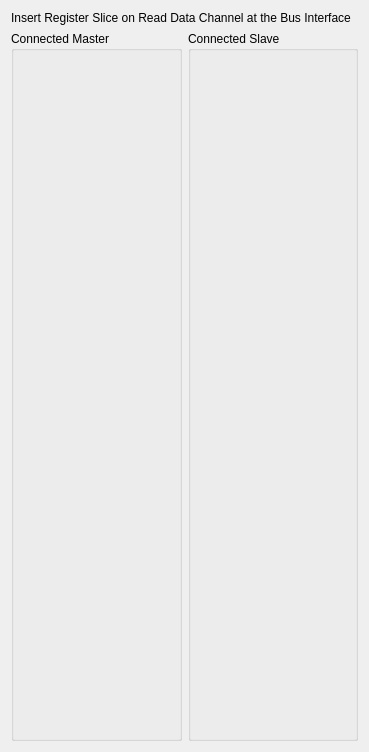
                 <widget class="QWidget" name="scrollAreaWidgetContents_4">
                  <property name="geometry">
                   <rect>
                    <x>0</x>
                    <y>0</y>
                    <width>369</width>
                    <height>752</height>
                   </rect>
                  </property>
                  <layout class="QVBoxLayout" name="verticalLayout_33">
                   <item>
                    <widget class="QLabel" name="label_6">
                     <property name="text">
                      <string>Insert Register Slice on Read Data Channel at the Bus Interface  </string>
                     </property>
                    </widget>
                   </item>
                   <item>
                    <layout class="QHBoxLayout" name="horizontalLayout_7">
                     <item>
                      <widget class="QGroupBox" name="groupBox_10">
                       <property name="title">
                        <string>Connected Master</string>
                       </property>
                       <layout class="QVBoxLayout" name="verticalLayout_11">
                        <item>
                         <widget class="MdtGui::LabeledCombobox" name="C_M_AXI_R_REGISTER_1"/>
                        </item>
                        <item>
                         <widget class="MdtGui::LabeledCombobox" name="C_M_AXI_R_REGISTER_2">
                          <property name="Hidden">
                           <bool>true</bool>
                          </property>
                         </widget>
                        </item>
                        <item>
                         <widget class="MdtGui::LabeledCombobox" name="C_M_AXI_R_REGISTER_3">
                          <property name="Hidden">
                           <bool>true</bool>
                          </property>
                         </widget>
                        </item>
                        <item>
                         <widget class="MdtGui::LabeledCombobox" name="C_M_AXI_R_REGISTER_4">
                          <property name="Hidden">
                           <bool>true</bool>
                          </property>
                         </widget>
                        </item>
                        <item>
                         <widget class="MdtGui::LabeledCombobox" name="C_M_AXI_R_REGISTER_5">
                          <property name="Hidden">
                           <bool>true</bool>
                          </property>
                         </widget>
                        </item>
                        <item>
                         <widget class="MdtGui::LabeledCombobox" name="C_M_AXI_R_REGISTER_6">
                          <property name="Hidden">
                           <bool>true</bool>
                          </property>
                         </widget>
                        </item>
                        <item>
                         <widget class="MdtGui::LabeledCombobox" name="C_M_AXI_R_REGISTER_7">
                          <property name="Hidden">
                           <bool>true</bool>
                          </property>
                         </widget>
                        </item>
                        <item>
                         <widget class="MdtGui::LabeledCombobox" name="C_M_AXI_R_REGISTER_8">
                          <property name="Hidden">
                           <bool>true</bool>
                          </property>
                         </widget>
                        </item>
                        <item>
                         <widget class="MdtGui::LabeledCombobox" name="C_M_AXI_R_REGISTER_9">
                          <property name="Hidden">
                           <bool>true</bool>
                          </property>
                         </widget>
                        </item>
                        <item>
                         <widget class="MdtGui::LabeledCombobox" name="C_M_AXI_R_REGISTER_10">
                          <property name="Hidden">
                           <bool>true</bool>
                          </property>
                         </widget>
                        </item>
                        <item>
                         <widget class="MdtGui::LabeledCombobox" name="C_M_AXI_R_REGISTER_11">
                          <property name="Hidden">
                           <bool>true</bool>
                          </property>
                         </widget>
                        </item>
                        <item>
                         <widget class="MdtGui::LabeledCombobox" name="C_M_AXI_R_REGISTER_12">
                          <property name="Hidden">
                           <bool>true</bool>
                          </property>
                         </widget>
                        </item>
                        <item>
                         <widget class="MdtGui::LabeledCombobox" name="C_M_AXI_R_REGISTER_13">
                          <property name="Hidden">
                           <bool>true</bool>
                          </property>
                         </widget>
                        </item>
                        <item>
                         <widget class="MdtGui::LabeledCombobox" name="C_M_AXI_R_REGISTER_14">
                          <property name="Hidden">
                           <bool>true</bool>
                          </property>
                         </widget>
                        </item>
                        <item>
                         <widget class="MdtGui::LabeledCombobox" name="C_M_AXI_R_REGISTER_15">
                          <property name="Hidden">
                           <bool>true</bool>
                          </property>
                         </widget>
                        </item>
                        <item>
                         <widget class="MdtGui::LabeledCombobox" name="C_M_AXI_R_REGISTER_16">
                          <property name="Hidden">
                           <bool>true</bool>
                          </property>
                         </widget>
                        </item>
                        <item>
                         <spacer name="verticalSpacer_6">
                          <property name="orientation">
                           <enum>Qt::Vertical</enum>
                          </property>
                          <property name="sizeHint" stdset="0">
                           <size>
                            <width>20</width>
                            <height>62</height>
                           </size>
                          </property>
                         </spacer>
                        </item>
                       </layout>
                      </widget>
                     </item>
                     <item>
                      <widget class="QGroupBox" name="groupBox_11">
                       <property name="title">
                        <string>Connected Slave</string>
                       </property>
                       <layout class="QVBoxLayout" name="verticalLayout_7">
                        <item>
                         <widget class="MdtGui::LabeledCombobox" name="C_S_AXI_R_REGISTER_1">
                          <property name="Hidden">
                           <bool>true</bool>
                          </property>
                         </widget>
                        </item>
                        <item>
                         <widget class="MdtGui::LabeledCombobox" name="C_S_AXI_R_REGISTER_2">
                          <property name="Hidden">
                           <bool>true</bool>
                          </property>
                         </widget>
                        </item>
                        <item>
                         <widget class="MdtGui::LabeledCombobox" name="C_S_AXI_R_REGISTER_3">
                          <property name="Hidden">
                           <bool>true</bool>
                          </property>
                         </widget>
                        </item>
                        <item>
                         <widget class="MdtGui::LabeledCombobox" name="C_S_AXI_R_REGISTER_4">
                          <property name="Hidden">
                           <bool>true</bool>
                          </property>
                         </widget>
                        </item>
                        <item>
                         <widget class="MdtGui::LabeledCombobox" name="C_S_AXI_R_REGISTER_5">
                          <property name="Hidden">
                           <bool>true</bool>
                          </property>
                         </widget>
                        </item>
                        <item>
                         <widget class="MdtGui::LabeledCombobox" name="C_S_AXI_R_REGISTER_6">
                          <property name="Hidden">
                           <bool>true</bool>
                          </property>
                         </widget>
                        </item>
                        <item>
                         <widget class="MdtGui::LabeledCombobox" name="C_S_AXI_R_REGISTER_7">
                          <property name="Hidden">
                           <bool>true</bool>
                          </property>
                         </widget>
                        </item>
                        <item>
                         <widget class="MdtGui::LabeledCombobox" name="C_S_AXI_R_REGISTER_8">
                          <property name="Hidden">
                           <bool>true</bool>
                          </property>
                         </widget>
                        </item>
                        <item>
                         <widget class="MdtGui::LabeledCombobox" name="C_S_AXI_R_REGISTER_9">
                          <property name="Hidden">
                           <bool>true</bool>
                          </property>
                         </widget>
                        </item>
                        <item>
                         <widget class="MdtGui::LabeledCombobox" name="C_S_AXI_R_REGISTER_10">
                          <property name="Hidden">
                           <bool>true</bool>
                          </property>
                         </widget>
                        </item>
                        <item>
                         <widget class="MdtGui::LabeledCombobox" name="C_S_AXI_R_REGISTER_11">
                          <property name="Hidden">
                           <bool>true</bool>
                          </property>
                         </widget>
                        </item>
                        <item>
                         <widget class="MdtGui::LabeledCombobox" name="C_S_AXI_R_REGISTER_12">
                          <property name="Hidden">
                           <bool>true</bool>
                          </property>
                         </widget>
                        </item>
                        <item>
                         <widget class="MdtGui::LabeledCombobox" name="C_S_AXI_R_REGISTER_13">
                          <property name="Hidden">
                           <bool>true</bool>
                          </property>
                         </widget>
                        </item>
                        <item>
                         <widget class="MdtGui::LabeledCombobox" name="C_S_AXI_R_REGISTER_14">
                          <property name="Hidden">
                           <bool>true</bool>
                          </property>
                         </widget>
                        </item>
                        <item>
                         <widget class="MdtGui::LabeledCombobox" name="C_S_AXI_R_REGISTER_15">
                          <property name="Hidden">
                           <bool>true</bool>
                          </property>
                         </widget>
                        </item>
                        <item>
                         <widget class="MdtGui::LabeledCombobox" name="C_S_AXI_R_REGISTER_16">
                          <property name="Hidden">
                           <bool>true</bool>
                          </property>
                         </widget>
                        </item>
                        <item>
                         <spacer name="verticalSpacer_7">
                          <property name="orientation">
                           <enum>Qt::Vertical</enum>
                          </property>
                          <property name="sizeHint" stdset="0">
                           <size>
                            <width>20</width>
                            <height>62</height>
                           </size>
                          </property>
                         </spacer>
                        </item>
                       </layout>
                      </widget>
                     </item>
                    </layout>
                   </item>
                  </layout>
                 </widget>
